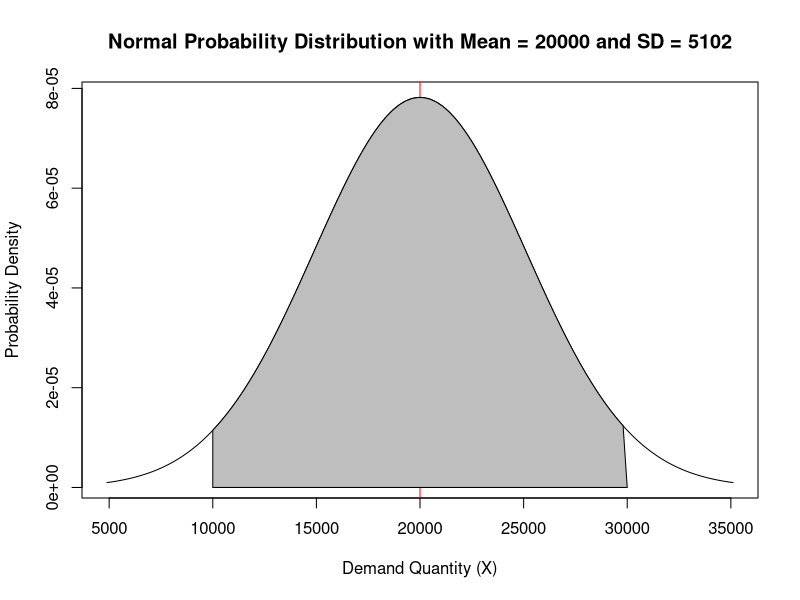

The R script that drew this image:
#Question1

mean_value = 20000
x <- 30000

#Probability of area under the curve to the left of z score adds upto 0.975
#Calculating the z-score of 0.975 
z_score = qnorm(0.975)
round(z_score,3)

#Calculating standard deviation
standard_deviation <- (x - mean_value)/z_score
standard_deviation

#Plotting the demand distribution
s = seq(10000-standard_deviation ,30000+standard_deviation)
cal = dnorm(s,mean = mean_value, sd = standard_deviation)
plot(s,cal,type = "l", xlab = "Demand Quantity (X)", ylab = "Probability Density", main="Normal Probability Distribution with Mean = 20000 and SD = 5102")
abline(v=mean_value, col = "red") #Plotting the mean line in the normal distribution

#forecaster's prediction (0.95 probability between 10000 to 30000 order quantity)

s = seq(10000 ,30000, 300)
cal = dnorm(s,mean = mean_value, sd = standard_deviation)
options(scipen=999)
polygon(c(10000, s, 30000),c(0,cal,0),border = "black", col = "grey") #shadding 0.95 probability in normal distribution


#Question2

#Calculating probability of stockout when order quantity is 15000
round(1-pnorm(15000, mean_value, standard_deviation),3)

#Calculating probability of stockout when order quantity is 18000
round(1-pnorm(18000, mean_value, standard_deviation),3)

#Calculating probability of stockout when order quantity is 24000
round(1-pnorm(24000, mean_value, standard_deviation),3)

#Calculating probability of stockout when order quantity is 28000
round(1-pnorm(28000, mean_value, standard_deviation),3)

#Question 3
#calculating projected profit for order quantities suggested by management team using functions:

compute_profit<-function(orderquantity,sales){
  cp=orderquantity*16
  if (orderquantity>sales){
    sp=sales*24+(orderquantity-sales)*5
  }
  else
    sp=orderquantity*24
  return (sp-cp)
}
compute_costprice<- function(orderquantity,sales){
  cp=orderquantity*16
  return (cp)
}
compute_sellingprice<-function(orderquantity,sales){
  if (orderquantity>sales){
    sp=sales*24+(orderquantity-sales)*5
  }
  else
    sp=orderquantity*24
  return (sp)
}
x<-list(15000,18000,24000,28000)
x1<-list(10000,20000,30000)
for (i in x){
  for (j in x1){
    print(paste("The cost price with order quantity:",i,"  and sales: ",j,"  is ",compute_costprice(i,j)))
    print(paste("The selling price with order quantity:",i,"  and sales: ",j,"  is ",compute_sellingprice(i,j)))
    print(paste("The profit with order quantity:",i,"  and sales:",j,"  is ",compute_profit(i,j)))
  }
}

#Question4

#calculating order quantity for 70% profit 
i = round(qnorm(0.70, mean = mean_value, sd= standard_deviation),digits = 0)
i

#projected profit under three sales scenario for above calculate order quantity using functions created in Question3

x<-list(10000,20000,30000)
for (j in x){
  print(paste("The cost price with",i,"order quantity and ",j," sales is ",compute_costprice(i,j)))
  print(paste("The selling price with",i,"order quantity and ",j," sales is ",compute_sellingprice(i,j)))
  print(paste("The profit with",i,"order quantity and ",j," sales is ",compute_profit(i,j)))
}

#Question5

#Calculating profit/loss projection under three sale scenarios for different order quantities for recommendation
x<-list(15000,18000,19000,20000,21000, 22000,23000,24000,25000)
x1<-list(10000,20000,30000)
for (i in x){
  for (j in x1){
    print(paste("The cost price with order quantity:",i,"  and sales: ",j,"  is ",compute_costprice(i,j)))
    print(paste("The selling price with order quantity:",i,"  and sales: ",j,"  is ",compute_sellingprice(i,j)))
    print(paste("The profit with order quantity:",i,"  and sales:",j,"  is ",compute_profit(i,j)))
  }
}


